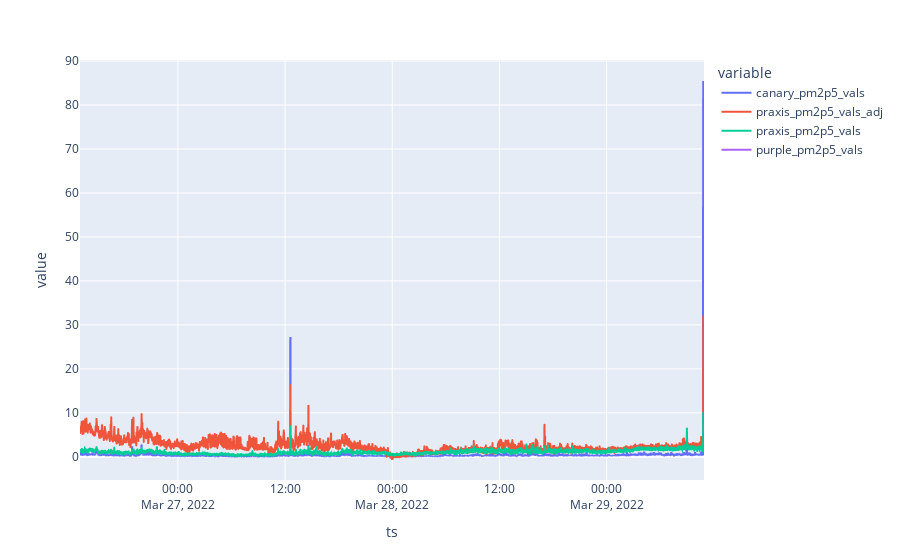

The cell this chart's notebook holds for it:
### Code cell
# fig = comb_df[['canary_pm2p5_vals', 'praxis_pm2p5_vals_adj', 'praxis_pm2p5_vals', 'purple_pm2p5_vals', 'piera7100_pm2p5_vals']].plot();
fig = comb_df[['canary_pm2p5_vals', 'praxis_pm2p5_vals_adj', 'praxis_pm2p5_vals', 'purple_pm2p5_vals']].plot();
fig.show()

### Figure 1 — Plotly figure (JSON) as saved in the notebook; plotly's stock layout.template omitted (floating-point values rounded to 4 significant figures; data arrays with more than 128 entries replaced by an {"elided": "..."} marker saying what was removed)
{"data": [{"hovertemplate": "variable=canary_pm2p5_vals<br>ts=%{x}<br>value=%{y}<extra></extra>", "legendgroup": "canary_pm2p5_vals", "line": {"color": "#636efa", "dash": "solid"}, "marker": {"symbol": "circle"}, "mode": "lines", "name": "canary_pm2p5_vals", "showlegend": true, "type": "scattergl", "x": {"elided": "4194 str values"}, "xaxis": "x", "y": {"elided": "4194 float values"}, "yaxis": "y"}, {"hovertemplate": "variable=praxis_pm2p5_vals_adj<br>ts=%{x}<br>value=%{y}<extra></extra>", "legendgroup": "praxis_pm2p5_vals_adj", "line": {"color": "#EF553B", "dash": "solid"}, "marker": {"symbol": "circle"}, "mode": "lines", "name": "praxis_pm2p5_vals_adj", "showlegend": true, "type": "scattergl", "x": {"elided": "4194 str values"}, "xaxis": "x", "y": {"elided": "4194 float values"}, "yaxis": "y"}, {"hovertemplate": "variable=praxis_pm2p5_vals<br>ts=%{x}<br>value=%{y}<extra></extra>", "legendgroup": "praxis_pm2p5_vals", "line": {"color": "#00cc96", "dash": "solid"}, "marker": {"symbol": "circle"}, "mode": "lines", "name": "praxis_pm2p5_vals", "showlegend": true, "type": "scattergl", "x": {"elided": "4194 str values"}, "xaxis": "x", "y": {"elided": "4194 float values"}, "yaxis": "y"}, {"hovertemplate": "variable=purple_pm2p5_vals<br>ts=%{x}<br>value=%{y}<extra></extra>", "legendgroup": "purple_pm2p5_vals", "line": {"color": "#ab63fa", "dash": "solid"}, "marker": {"symbol": "circle"}, "mode": "lines", "name": "purple_pm2p5_vals", "showlegend": true, "type": "scattergl", "x": {"elided": "4194 str values"}, "xaxis": "x", "y": {"elided": "4194 null values"}, "yaxis": "y"}], "layout": {"legend": {"title": {"text": "variable"}, "tracegroupgap": 0}, "margin": {"t": 60}, "xaxis": {"anchor": "y", "domain": [0, 1], "title": {"text": "ts"}}, "yaxis": {"anchor": "x", "domain": [0, 1], "title": {"text": "value"}}}}
